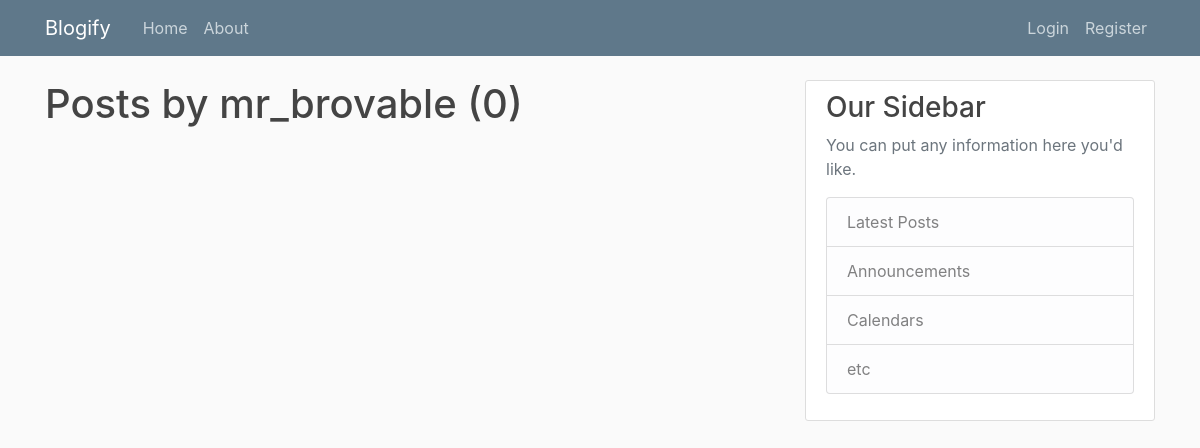
The page /user/mr_brovable on the database as committed earlier.
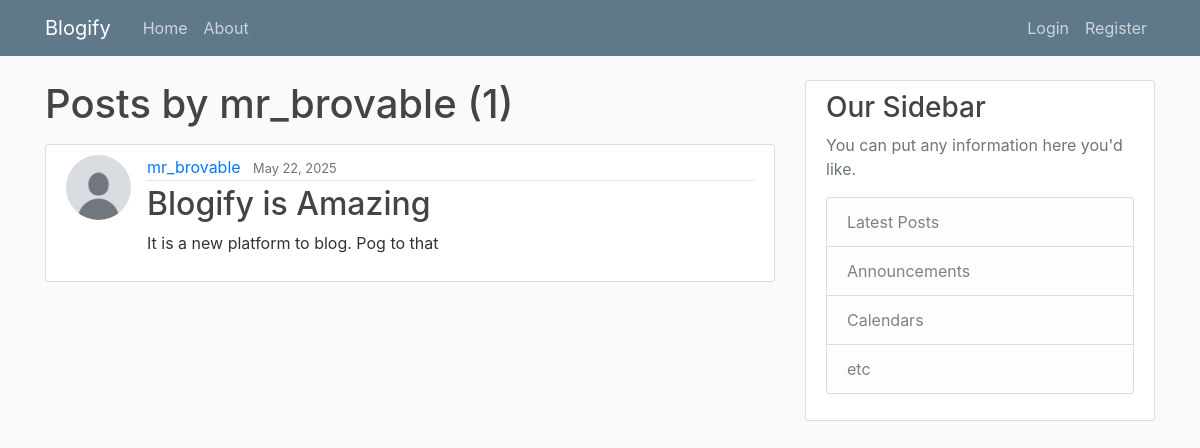
The same page on the database as committed later.
### blog/models.py (models this page shows, shortened)
class Post(models.Model):
    title = models.CharField(max_length=100)
    content = models.TextField()
    date_posted = models.DateTimeField(default=timezone.now)
    author = models.ForeignKey(User, on_delete=models.CASCADE)

### users/models.py (models this page shows, shortened)
class Profile(models.Model):
    user = models.OneToOneField(User, on_delete=models.CASCADE)
    image = models.ImageField(default='default.jpg', upload_to='profile_pics')

### blog/views.py (the view)
# urls.py: path('user/<str:username>', UserPostListView.as_view(), name='user-posts'),
class UserPostListView(ListView):
    model = Post
    template_name = 'blog/user_posts.html'
    context_object_name = 'posts'
    paginate_by = 5
    def get_queryset(self):
        user = get_object_or_404(User, username=self.kwargs.get('username'))
        return Post.objects.filter(author=user).order_by('-date_posted')

### blog/templates/blog/user_posts.html (shortened to what this page needs)
{% extends 'blog/base.html' %}
{% block content %}
<h1 class='mb-3'>Posts by {{ view.kwargs.username }} ({{ page_obj.paginator.count }})</h1>
{% for post in posts %}
    <article class="media content-section">
    <img class="rounded-circle article-img" src="{{ post.author.profile.image.url }}" alt="" />
    <div class="media-body">
        <div class="article-metadata">
        <a class="mr-2" href="{% url 'user-posts' post.author.username %}">{{ post.author }}</a>
        <small class="text-muted">{{ post.date_posted | date:"F d, Y" }}</small>
        </div>
        <h2>
        <a class="article-title" href="{% url 'post-detail' post.id%}"
            >{{ post.title }}</a
        >
        </h2>
        <p class="article-content">{{ post.content }}</p>
    </div>
    </article>
{% endfor %}
{% endblock content %}

Rows that differ between the two databases and show on the page:
added Post: author.profile.image (placeholder picture), author "mr_brovable", date_posted "May 22, 2025", title "Blogify is Amazing", content "It is a new platform to blog. Pog to that"
Other text that changed with them:
{{ page_obj.paginator.count }}: "0" → "1"
